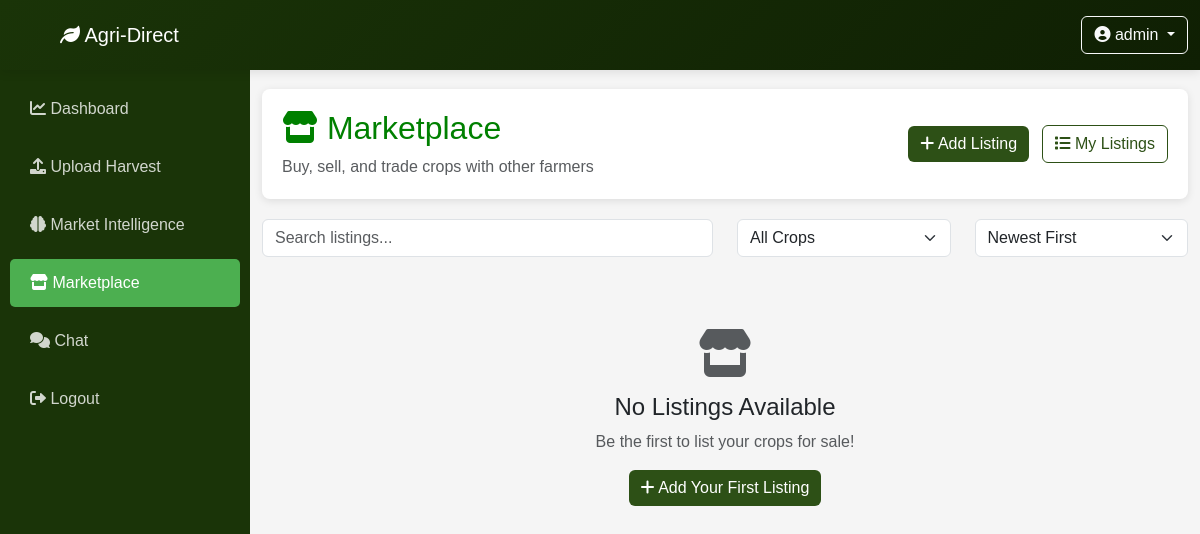
The app's page /marketplace (signed in), older data.
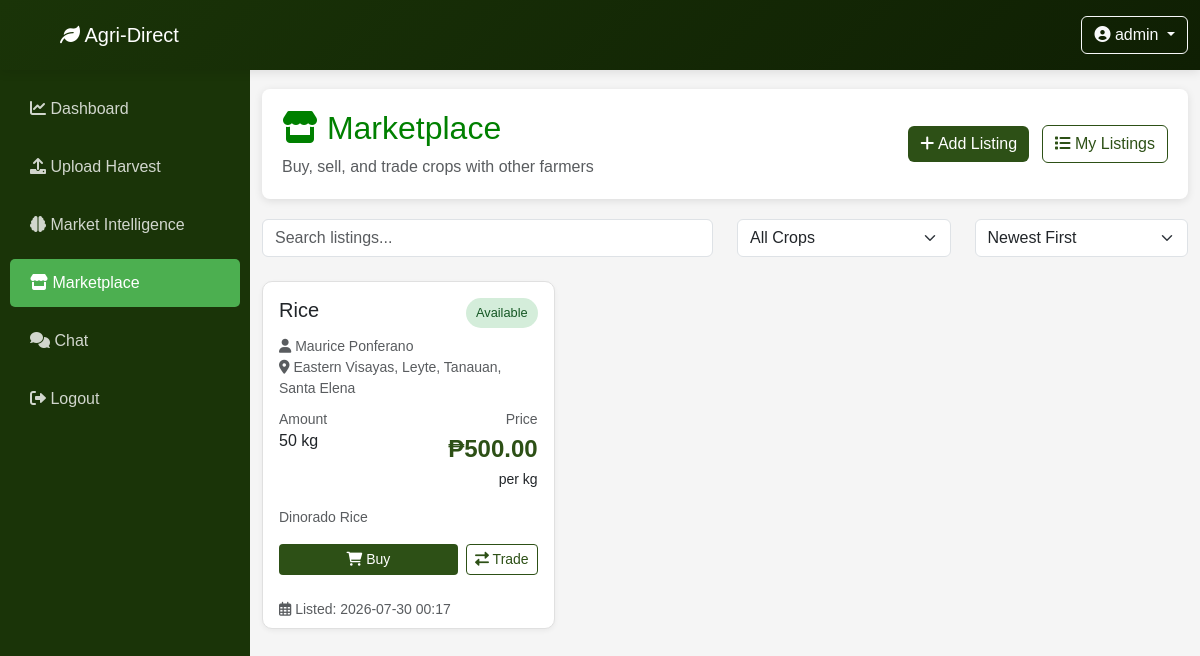
The same page, newer data.
### tables this page shows
CREATE TABLE marketplace(
        id INTEGER PRIMARY KEY AUTOINCREMENT,
        user_id INTEGER,
        username TEXT,
        crop_id INTEGER,
        crop_name TEXT,
        amount INTEGER,
        price REAL,
        unit TEXT DEFAULT 'kg',
        status TEXT DEFAULT 'available',
        listing_date TEXT,
        expiry_date TEXT,
        description TEXT,
        location TEXT,
        FOREIGN KEY (user_id) REFERENCES users(id),
        FOREIGN KEY (crop_id) REFERENCES crops(id)
    );

CREATE TABLE users(
        id INTEGER PRIMARY KEY AUTOINCREMENT,
        username TEXT UNIQUE,
        password TEXT
    , role TEXT DEFAULT 'buyer', location TEXT);

### app.py (the view)
@app.route("/marketplace")
def marketplace():
    if "user" not in session:
        return redirect("/login")
    conn = get_db()
    cur = conn.cursor()
    cur.execute("""
        SELECT m.*, u.username as seller_name, u.location as seller_location
        FROM marketplace m
        JOIN users u ON m.user_id = u.id
        WHERE m.status = 'available'
        ORDER BY m.listing_date DESC
    """)
    listings = cur.fetchall()
    cur.execute("""
        SELECT crop_name, SUM(quantity) as total_quantity
        FROM inventory
        WHERE farmer = ?
        GROUP BY crop_name
        HAVING total_quantity > 0
    """, (session["user"],))
    user_inventory = cur.fetchall()
    cur.execute("SELECT id, crops_name FROM crops ORDER BY crops_name")
    crops = cur.fetchall()
    conn.close()
    return render_template("marketplace.html",
                         listings=listings,
                         user_inventory=user_inventory,
                         crops=crops)

### app.py (called while the page is built)
def get_db():
    conn = sqlite3.connect(DB_PATH, timeout=30, isolation_level=None)
    conn.row_factory = sqlite3.Row
    conn.execute("PRAGMA busy_timeout = 30000")
    try:
        conn.execute("PRAGMA journal_mode = DELETE")
    except sqlite3.OperationalError:
        pass
    return conn

### templates/marketplace.html (shortened to what this page needs)
<!DOCTYPE html>
<html lang="en">
<head>
    <link href="https://cdn.jsdelivr.net/npm/bootstrap@5.3.0/dist/css/bootstrap.min.css" rel="stylesheet">
    <link href="https://cdnjs.cloudflare.com/ajax/libs/font-awesome/6.0.0/css/all.min.css" rel="stylesheet">
    <link rel="stylesheet" href="{{ url_for('static', filename='style.css') }}">
</head>
<body>
    <div class="sidebar">
        <nav class="nav flex-column">
            <a class="nav-link" href="/dashboard">
                <i class="fas fa-chart-line"></i> Dashboard
            </a>
            <a class="nav-link" href="/upload">
                <i class="fas fa-upload"></i> Upload Harvest
            </a>
            <a class="nav-link" href="/market-intelligence">
                <i class="fas fa-brain"></i> Market Intelligence
            </a>
            <a class="nav-link active" href="/marketplace">
                <i class="fas fa-store"></i> Marketplace
            </a>
            <a class="nav-link" href="#" onclick="toggleChat()">
                <i class="fas fa-comments"></i> Chat
            </a>
            <a class="nav-link" href="/logout">
                <i class="fas fa-sign-out-alt"></i> Logout
            </a>
        </nav>
    </div>
    <nav class="navbar navbar-dark navbar-custom fixed-top">
        <div class="container-fluid">
            <span class="navbar-brand mb-0 h1 ms-5">
                <i class="fas fa-leaf"></i> Agri-Direct
            </span>
            <div class="dropdown">
                <button class="btn btn-outline-light dropdown-toggle" type="button" id="profileDropdown" data-bs-toggle="dropdown" aria-expanded="false">
                    <i class="fas fa-user-circle"></i> {{ session.get('user', 'User') }}
                </button>
            </div>
        </div>
    </nav>
    <div class="main-content">
        <div class="container-fluid py-4">
            <div class="marketplace-header">
                <div class="row align-items-center">
                    <div class="col">
                        <h2><i class="fas fa-store"></i> Marketplace</h2>
                        <p class="text-muted mb-0">Buy, sell, and trade crops with other farmers</p>
                    </div>
                    <div class="col-auto">
                        <a href="/marketplace/add" class="btn btn-success">
                            <i class="fas fa-plus"></i> Add Listing
                        </a>
                        <a href="/marketplace/my-listings" class="btn btn-outline-success ms-2">
                            <i class="fas fa-list"></i> My Listings
                        </a>
                    </div>
                </div>
            </div>
            <div class="row mb-4">
                <div class="col-md-6">
                    <input type="text" class="form-control" id="searchMarketplace" placeholder="Search listings..." oninput="filterListings()">
                </div>
                <div class="col-md-3">
                    <select class="form-select" id="filterCrop" onchange="filterListings()">
                        <option value="">All Crops</option>
                    </select>
                </div>
                <div class="col-md-3">
                    <select class="form-select" id="filterSort" onchange="filterListings()">
                        <option value="newest">Newest First</option>
                    </select>
                </div>
            </div>
            <div class="row" id="listingsContainer">
                {% if listings %}
                    {% for listing in listings %}
                    <div class="col-lg-4 col-md-6 mb-4 listing-item"
                         data-crop="{{ listing['crop_name'] }}"
                         data-price="{{ listing['price'] }}"
                         data-amount="{{ listing['amount'] }}"
                         data-date="{{ listing['listing_date'] }}">
                        <div class="card listing-card h-100">
                            <div class="card-body">
                                <div class="d-flex justify-content-between align-items-start mb-2">
                                    <h5 class="card-title mb-0">{{ listing['crop_name'] }}</h5>
                                    <span class="status-badge status-available">Available</span>
                                </div>
                                <p class="text-muted small mb-2">
                                    <i class="fas fa-user"></i> {{ listing['seller_name'] }}
                                    {% if listing['location'] %}
                                    <br><i class="fas fa-map-marker-alt"></i> {{ listing['location'] }}
                                    {% endif %}
                                </p>
                                <div class="row mb-3">
                                    <div class="col-6">
                                        <small class="text-muted">Amount</small>
                                        <h6>{{ listing['amount'] }} {{ listing['unit'] or 'kg' }}</h6>
                                    </div>
                                    <div class="col-6 text-end">
                                        <small class="text-muted">Price</small>
                                        <div class="price-tag">₱{{ "%.2f"|format(listing['price']) }}</div>
                                        <small>per {{ listing['unit'] or 'kg' }}</small>
                                    </div>
                                </div>
                                {% if listing['description'] %}
                                <p class="card-text small text-muted">{{ listing['description'] }}</p>
                                {% endif %}
                                <div class="d-flex gap-2">
                                    <button class="btn btn-success btn-sm flex-grow-1" onclick="openBuyModal({{ listing['id'] }}, '{{ listing['crop_name'] }}', {{ listing['amount'] }}, {{ listing['price'] }})">
                                        <i class="fas fa-shopping-cart"></i> Buy
                                    </button>
                                    <button class="btn btn-outline-success btn-sm" onclick="openTradeModal({{ listing['id'] }})">
                                        <i class="fas fa-exchange-alt"></i> Trade
                                    </button>
                                </div>
                            </div>
                            <div class="card-footer bg-transparent border-top-0 text-muted small">
                                <i class="far fa-calendar-alt"></i> Listed: {{ listing['listing_date'][:16] }}
                            </div>
                        </div>
                    </div>
                    {% endfor %}
                {% else %}
                    <div class="col-12">
                        <div class="text-center py-5">
                            <i class="fas fa-store fa-3x text-muted mb-3"></i>
                            <h4>No Listings Available</h4>
                            <p class="text-muted">Be the first to list your crops for sale!</p>
                            <a href="/marketplace/add" class="btn btn-success">
                                <i class="fas fa-plus"></i> Add Your First Listing
                            </a>
                        </div>
                    </div>
                {% endif %}
            </div>
        </div>
    </div>
</body>
</html>

### static/style.css (style rules this page uses)
body { font-family: Arial, sans-serif; background: #f4f4f4; }
h1, h2 { color: green; }

### templates/marketplace.html (style rules this page uses)
body { background: #f5f5f5; }
.navbar-custom { background: linear-gradient(135deg, #1a3408 0%, #0f1f03 100%); box-shadow: 0 2px 10px rgba(0,0,0,0.1); padding: 0 0px; position: fixed; top: 0; left: 0; right: 0; height: 70px; z-index: 1030; }
.sidebar { background: #1a3408; color: white; min-height: 100vh; position: fixed; top: 0; left: 0; width: 250px; padding-top: 80px; z-index: 1000; }
.sidebar .nav-link { color: rgba(255,255,255,0.8); padding: 12px 20px; margin: 5px 10px; border-radius: 5px; transition: all 0.3s; }
.sidebar .nav-link.active { background: #4caf50; color: white; }
.main-content { margin-left: 250px; margin-top: 45px; padding-top: 20px; }
.listing-card { transition: transform 0.2s; border: 1px solid #e0e0e0; border-radius: 10px; box-shadow: 0 2px 5px rgba(0,0,0,0.05); }
.price-tag { font-size: 1.5rem; font-weight: bold; color: #2d5016; }
.btn-success { background: #2d5016; border: none; }
.status-badge { padding: 5px 10px; border-radius: 20px; font-size: 0.8rem; }
.status-available { background: #d4edda; color: #155724; }
.marketplace-header { background: white; padding: 20px; border-radius: 8px; margin-bottom: 20px; box-shadow: 0 2px 8px rgba(0,0,0,0.1); }
.btn-outline-success { color: #2d5016; border-color: #2d5016; }

Row changes from the older to the newer data that the page shows:
added marketplace: crop_name "Rice", seller_name "Maurice Ponferano", location "Eastern Visayas, Leyte, Tanauan, Santa Elena", amount "50", unit "kg", price "500.00", description "Dinorado Rice", listing_date "2026-07-30 00:17"
Text that changed along with them:
text no longer shown: "No Listings Available Be the first to list your crops for sale! Add Your First Listing"
